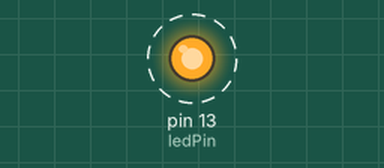
This sketch was run on a simulated Arduino Uno, built with avr-gcc and run on an emulated ATmega328P. On the bench: output pins drawn as LEDs (lit = HIGH). Dashed ring = blinking.

Above: at 0.5 s.
Timing chart, 0 to 4.6 s (numbered marks = the images above):
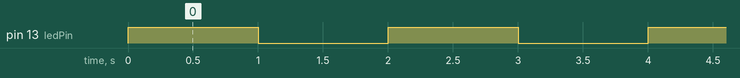

The sketch:

sketch_jun9a.ino
```cpp
int ledPin = 13; // LED_BUILTIN
void setup() {
  pinMode(ledPin, OUTPUT); // 13번 핀에 엑츄에이터 연결됨
  // put your setup code here, to run once:

}

void loop() {
  //  자동완성 : Ctrl + Space
  // 단 별로 안 좋음

  int ledPin = 13;

  digitalWrite(ledPin, 1);
  delay(1000);
  // put your main code here, to run repeatedly:

  digitalWrite(ledPin, 0);
  delay(1000);

}
```

Measured:
- by itself, pin 13 (ledPin): alternates HIGH for 1.0 s and LOW for 1.0 s
